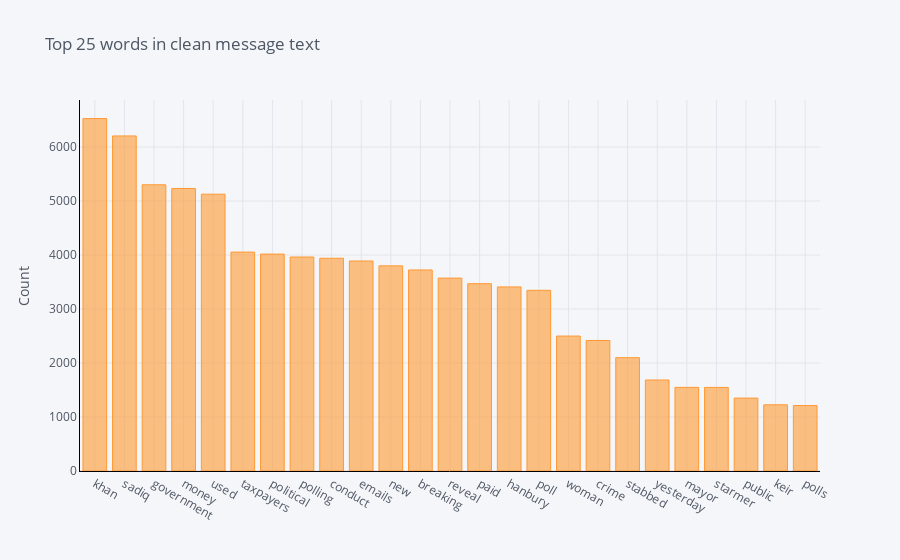
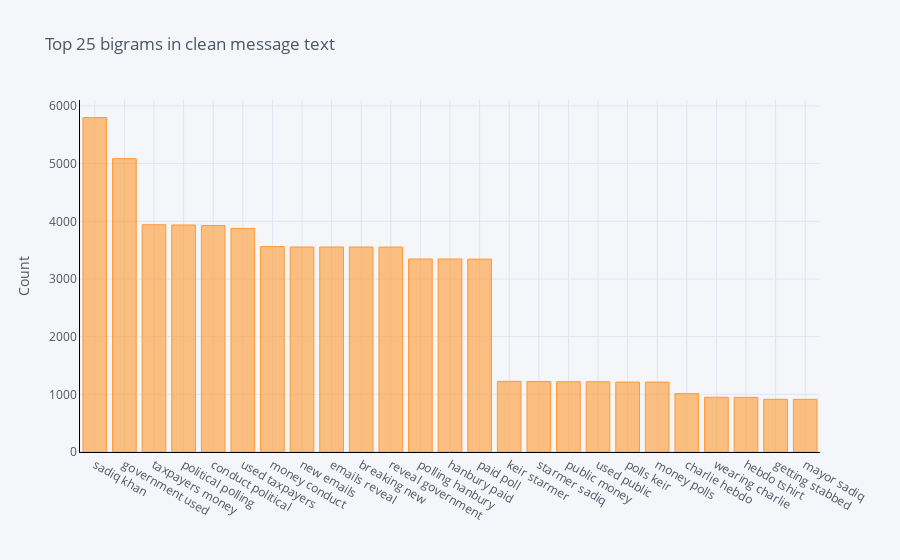
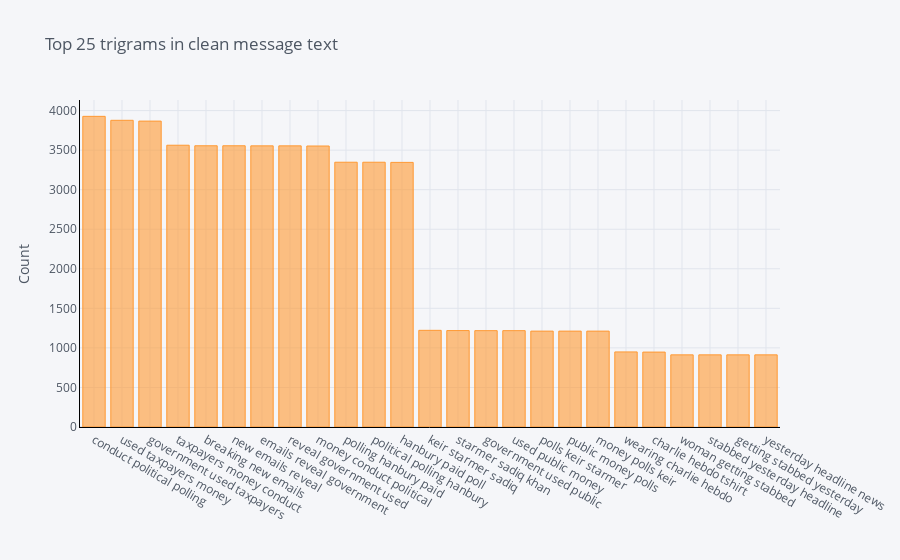

The cell these charts' notebook holds for them, in order:
### Code cell
print("Number of all words = " + str(len(unique_all))) # we have 462922 unique words
print("Number of hash_tags = " + str(len(unique_hashtag))) 

plot_ngrams(all_tweet_cleaned, 'Clean_MessageText')

### Figure 1 — Plotly figure (JSON) as saved in the notebook; plotly's stock layout.template omitted (floating-point values rounded to 4 significant figures)
{"data": [{"marker": {"color": "rgba(255, 153, 51, 0.6)", "line": {"color": "rgba(255, 153, 51, 1.0)", "width": 1}}, "name": "count", "orientation": "v", "text": "", "type": "bar", "x": ["khan", "sadiq", "government", "money", "used", "taxpayers", "political", "polling", "conduct", "emails", "new", "breaking", "reveal", "paid", "hanbury", "poll", "woman", "crime", "stabbed", "yesterday", "mayor", "starmer", "public", "keir", "polls"], "y": [6527, 6205, 5300, 5232, 5126, 4054, 4017, 3963, 3940, 3889, 3799, 3723, 3572, 3469, 3409, 3346, 2499, 2417, 2099, 1685, 1549, 1548, 1350, 1226, 1212]}], "layout": {"legend": {"bgcolor": "#F5F6F9", "font": {"color": "#4D5663"}}, "paper_bgcolor": "#F5F6F9", "plot_bgcolor": "#F5F6F9", "title": {"font": {"color": "#4D5663"}, "text": "Top 25 words in clean message text"}, "xaxis": {"gridcolor": "#E1E5ED", "linecolor": "black", "showgrid": true, "tickfont": {"color": "#4D5663"}, "title": {"font": {"color": "#4D5663"}, "text": ""}, "zerolinecolor": "#E1E5ED"}, "yaxis": {"gridcolor": "#E1E5ED", "linecolor": "black", "showgrid": true, "tickfont": {"color": "#4D5663"}, "title": {"font": {"color": "#4D5663"}, "text": "Count"}, "zerolinecolor": "#E1E5ED"}}}

### Figure 2 — Plotly figure (JSON) as saved in the notebook; plotly's stock layout.template omitted (floating-point values rounded to 4 significant figures)
{"data": [{"marker": {"color": "rgba(255, 153, 51, 0.6)", "line": {"color": "rgba(255, 153, 51, 1.0)", "width": 1}}, "name": "count", "orientation": "v", "text": "", "type": "bar", "x": ["sadiq khan", "government used", "taxpayers money", "political polling", "conduct political", "used taxpayers", "money conduct", "new emails", "emails reveal", "breaking new", "reveal government", "polling hanbury", "hanbury paid", "paid poll", "keir starmer", "starmer sadiq", "public money", "used public", "polls keir", "money polls", "charlie hebdo", "wearing charlie", "hebdo tshirt", "getting stabbed", "mayor sadiq"], "y": [5799, 5087, 3941, 3937, 3928, 3877, 3562, 3555, 3555, 3555, 3554, 3347, 3347, 3345, 1225, 1222, 1218, 1218, 1212, 1212, 1012, 950, 947, 914, 913]}], "layout": {"legend": {"bgcolor": "#F5F6F9", "font": {"color": "#4D5663"}}, "paper_bgcolor": "#F5F6F9", "plot_bgcolor": "#F5F6F9", "title": {"font": {"color": "#4D5663"}, "text": "Top 25 bigrams in clean message text"}, "xaxis": {"gridcolor": "#E1E5ED", "linecolor": "black", "showgrid": true, "tickfont": {"color": "#4D5663"}, "title": {"font": {"color": "#4D5663"}, "text": ""}, "zerolinecolor": "#E1E5ED"}, "yaxis": {"gridcolor": "#E1E5ED", "linecolor": "black", "showgrid": true, "tickfont": {"color": "#4D5663"}, "title": {"font": {"color": "#4D5663"}, "text": "Count"}, "zerolinecolor": "#E1E5ED"}}}

### Figure 3 — Plotly figure (JSON) as saved in the notebook; plotly's stock layout.template omitted (floating-point values rounded to 4 significant figures)
{"data": [{"marker": {"color": "rgba(255, 153, 51, 0.6)", "line": {"color": "rgba(255, 153, 51, 1.0)", "width": 1}}, "name": "count", "orientation": "v", "text": "", "type": "bar", "x": ["conduct political polling", "used taxpayers money", "government used taxpayers", "taxpayers money conduct", "breaking new emails", "new emails reveal", "emails reveal government", "reveal government used", "money conduct political", "polling hanbury paid", "political polling hanbury", "hanbury paid poll", "keir starmer sadiq", "starmer sadiq khan", "government used public", "used public money", "polls keir starmer", "public money polls", "money polls keir", "wearing charlie hebdo", "charlie hebdo tshirt", "woman getting stabbed", "stabbed yesterday headline", "getting stabbed yesterday", "yesterday headline news"], "y": [3927, 3877, 3867, 3562, 3555, 3555, 3554, 3554, 3552, 3347, 3347, 3345, 1222, 1219, 1218, 1218, 1212, 1212, 1212, 949, 947, 912, 912, 912, 912]}], "layout": {"legend": {"bgcolor": "#F5F6F9", "font": {"color": "#4D5663"}}, "paper_bgcolor": "#F5F6F9", "plot_bgcolor": "#F5F6F9", "title": {"font": {"color": "#4D5663"}, "text": "Top 25 trigrams in clean message text"}, "xaxis": {"gridcolor": "#E1E5ED", "linecolor": "black", "showgrid": true, "tickfont": {"color": "#4D5663"}, "title": {"font": {"color": "#4D5663"}, "text": ""}, "zerolinecolor": "#E1E5ED"}, "yaxis": {"gridcolor": "#E1E5ED", "linecolor": "black", "showgrid": true, "tickfont": {"color": "#4D5663"}, "title": {"font": {"color": "#4D5663"}, "text": "Count"}, "zerolinecolor": "#E1E5ED"}}}
